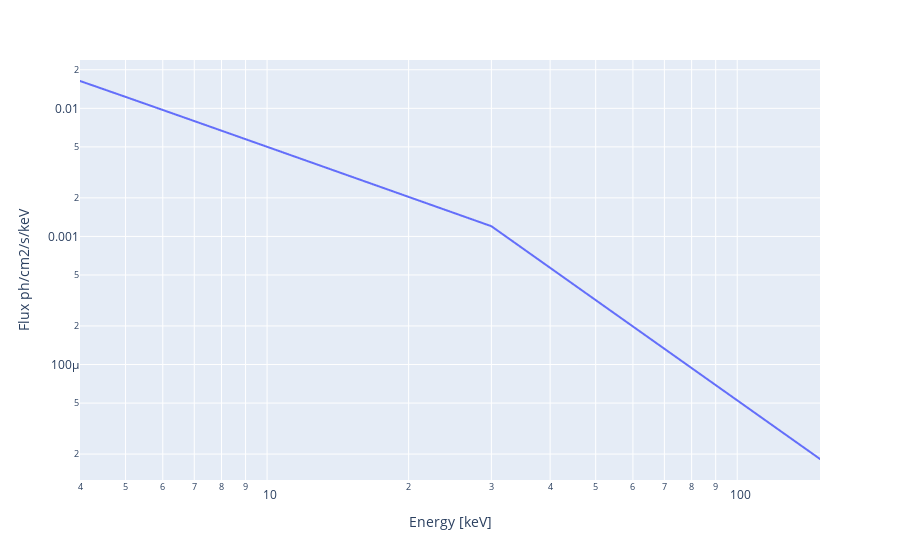

The notebook cell this image was saved under:
### Markdown cell above
#### Broken Powerlaw

### Code cell
model   = "bknpowerlaw"
norm    = 0.1           # Flux normalisation in ph/cm2/s/keV
E_break = 30            # Break energy in keV
alpha   = 1.3           # Photon index of the low energy powerlaw
beta    = 2.6           # Photon index of the high energy powerlaw
n_H     = 2.0           # Density column in 1e21 cm-2
calculate_exposure(SNR = 30, instrument = "ECLAIRs", Eband = [4, 150])

### Figure 1 — Plotly figure (JSON) as saved in the notebook; plotly's stock layout.template omitted (floating-point values rounded to 4 significant figures; data arrays with more than 128 entries replaced by an {"elided": "..."} marker saying what was removed)
{"data": [{"hovertemplate": "Energy [keV]=%{x}<br>Flux ph/cm2/s/keV=%{y}<extra></extra>", "legendgroup": "", "line": {"color": "#636efa", "dash": "solid"}, "marker": {"symbol": "circle"}, "mode": "lines", "name": "", "showlegend": false, "type": "scattergl", "x": {"elided": "1169 float values"}, "xaxis": "x", "y": {"elided": "1169 float values"}, "yaxis": "y"}], "layout": {"legend": {"tracegroupgap": 0}, "margin": {"t": 60}, "xaxis": {"anchor": "y", "domain": [0, 1], "title": {"text": "Energy [keV]"}, "type": "log"}, "yaxis": {"anchor": "x", "domain": [0, 1], "title": {"text": "Flux ph/cm2/s/keV"}, "type": "log"}}}
